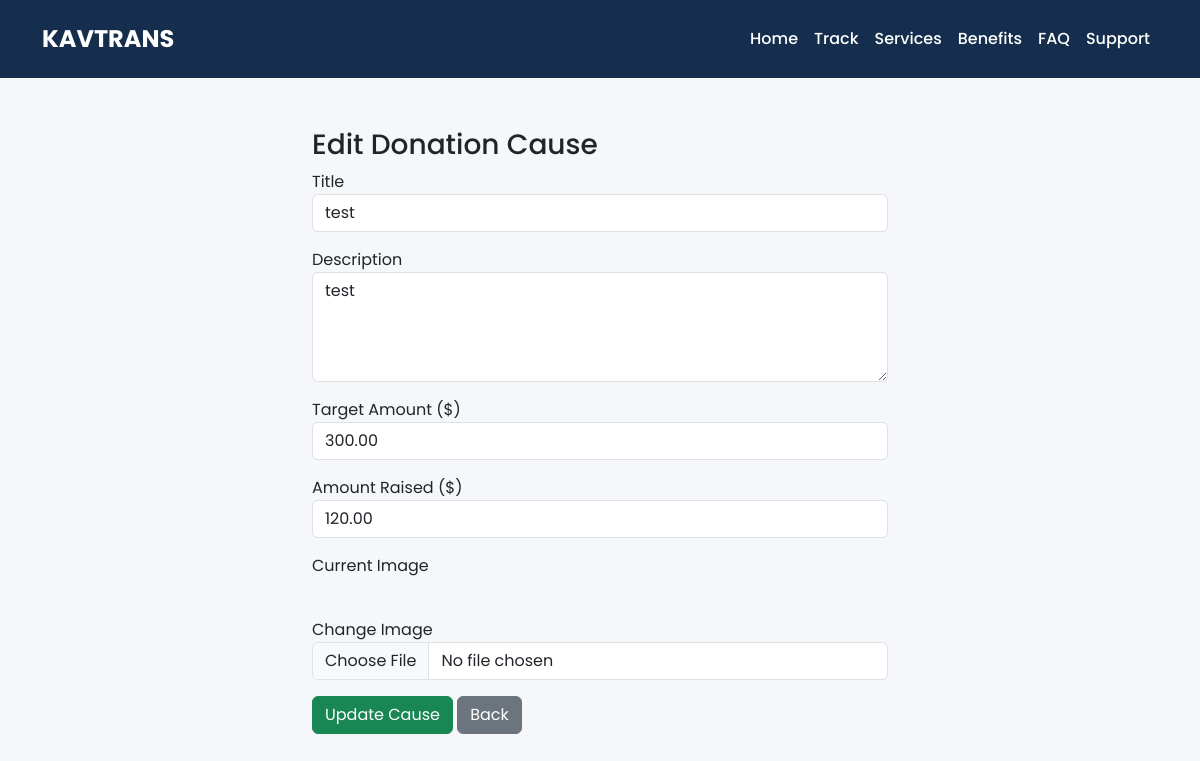
Screenshot of /donation-cause/edit/9/ (signed in) with the database file from the repository.
### core/models.py (models this page shows, shortened)
class DonationCause(models.Model):
    title = models.CharField(max_length=200)
    description = models.TextField()
    image = CloudinaryField('image', blank=True, null=True)  # <- use CloudinaryField
    target_amount = models.DecimalField(max_digits=10, decimal_places=2)
    amount_raised = models.DecimalField(max_digits=10, decimal_places=2, default=0)
    is_active = models.BooleanField(default=True)
    created_at = models.DateTimeField(auto_now_add=True)

### core/views.py (the view, shortened to what this page needs)
# urls.py: path("donation-cause/edit/<int:cause_id>/", views.edit_donation_cause, name="edit_donation_cause"),
@login_required(login_url="admin_login")
def edit_donation_cause(request, cause_id):
    cause = get_object_or_404(DonationCause, id=cause_id)
    return render(request, "dashboard/edit_donation_cause.html", {"cause": cause})

### templates/dashboard/edit_donation_cause.html (shortened to what this page needs)
{% extends "dashboard/dashboard_base.html" %}
{% block content %}
<div class="container" style="max-width:600px; margin:50px auto;">
    <h3>Edit Donation Cause</h3>
    <form method="POST" enctype="multipart/form-data">
        <div class="mb-3">
            <label>Title</label>
            <input type="text" name="title" class="form-control" value="{{ cause.title }}" required>
        </div>
        <div class="mb-3">
            <label>Description</label>
            <textarea name="description" class="form-control" rows="4" required>{{ cause.description }}</textarea>
        </div>
        <div class="mb-3">
            <label>Target Amount ($)</label>
            <input type="number" step="0.01" name="target_amount" class="form-control" value="{{ cause.target_amount }}" required>
        </div>
        <div class="mb-3">
            <label>Amount Raised ($)</label>
            <input type="number" step="0.01" name="amount_raised" class="form-control" value="{{ cause.amount_raised }}">
        </div>
        <div class="mb-3">
            <label>Current Image</label><br>
        </div>
        <div class="mb-3">
            <label>Change Image</label>
            <input type="file" name="image" class="form-control">
        </div>
        <button type="submit" class="btn btn-success">Update Cause</button>
        <a href="{% url 'donation_causes' %}" class="btn btn-secondary">Back</a>
    </form>
</div>
{% endblock %}

### templates/dashboard/dashboard_base.html (style rules this page uses)
:root { --primary:#162e4d; --secondary:#000; --white:#fff; --light:#f5f7fa; }
body { font-family:'Poppins', sans-serif; background:var(--light); margin:0; }

### rows the page displays
DonationCause: title "test", description "test", target_amount "300.00", amount_raised "120.00"
